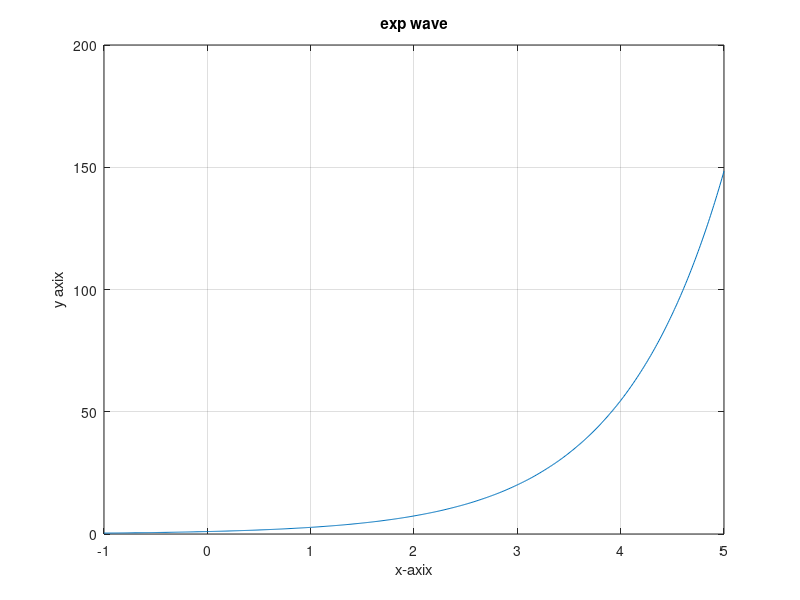

Recreate this plot in MATLAB. (Note: this script raises an error after producing the figure.)
%Calculate following using Matlab
%a) Define the symbolic variable x
%b) Define the symbolic function y = exp(x)
%c) Define the symbolic function y = exp(-x)
%d) Using the results of previous two sections, calculate fodd(x)and feven(x) for the function y = exp(x)
clc;
clear all;
close all;
x=-1:1/100:5;
y2=exp(x);
plot(x,y2)
xlabel('x-axix')
ylabel('y axix')
title('exp wave')
grid on

clc
syms x;                           %symbolic variable
f1=exp(x);
%f1=inline(f1);
f2=subs(f1,x,-x);                % in f1 sunstitute x with -x
%f2=inline(f2);
feven=(f1+f2)/2;
fodd=(f1-f2)/2;
disp('even part:');
disp(feven);
disp('odd part:');
disp(fodd);

%Find the shape of the even and odd signals when we use exponential signal.
t = -10:0.1:10;
x_p = exp(t);
x_n = exp(-t);
xe = (x_p+x_n)/2;
xo = (x_p-x_n)/2;

subplot(3,1,1);
plot(t,x_p);
title('original signal');
xlabel('t');
ylabel('x(t)');
grid on

subplot(3,1,2);
plot(t,xe);
title('Even part of original signal');
xlabel('t');
ylabel('xe(t)');
grid on

subplot(3,1,3);
plot(t,xo);
title('odd part of original signal');
xlabel('t');
ylabel('xo(t)');
grid on